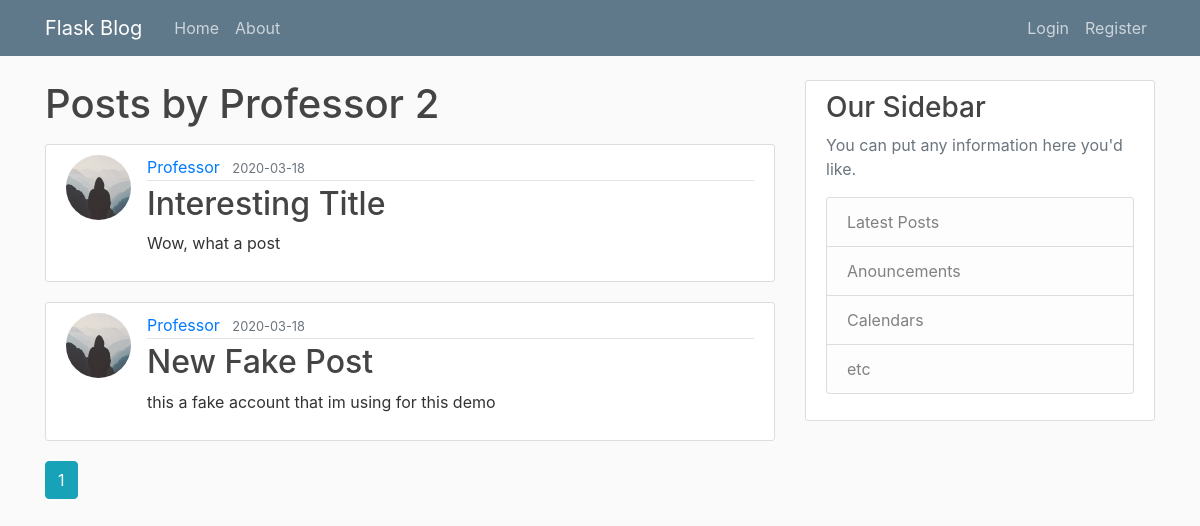
/user/Professor, run on an earlier commit of the app's database.
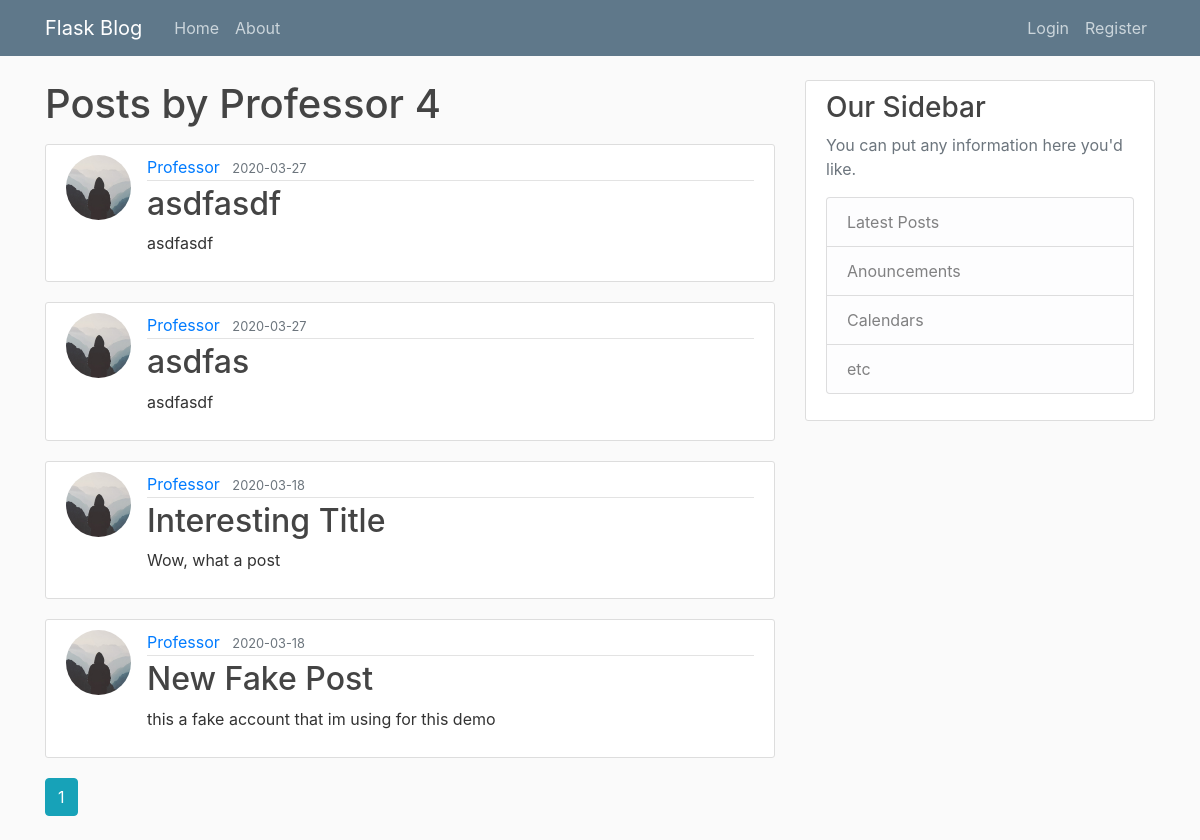
And on a later commit of the database.
### flaskblog/models.py (models this page shows, shortened)
class Post(db.Model):
    id = db.Column(db.Integer, primary_key=True)
    title = db.Column(db.String(100), nullable=False)
    date_posted = db.Column(db.DateTime, nullable=False, default=datetime.utcnow)
    content = db.Column(db.Text, nullable=False)
    user_id = db.Column(db.Integer, db.ForeignKey('user.id'), nullable=False)

class User(db.Model, UserMixin):
    id = db.Column(db.Integer, primary_key=True)
    username = db.Column(db.String(25), unique=True, nullable=False)
    email = db.Column(db.String(25), unique=True, nullable=False)
    image_file = db.Column(db.String(20), nullable=False, default='default.jpg')
    password = db.Column(db.String(60), nullable=False)
    user_type = db.Column(db.String(20), nullable=False, default='staff')
    posts = db.relationship('Post', backref='author', lazy=True)

### flaskblog/users/routes.py (the view)
@users.route("/user/<string:username>")
def user_posts(username):
    page = request.args.get('page', 1, type=int)
    user = User.query.filter_by(username=username).first_or_404()
    posts = Post.query.filter_by(author=user)\
        .order_by(Post.date_posted.desc())\
        .paginate(page=page, per_page=5)
    return render_template('user_posts.html', posts=posts, user=user)

### flaskblog/templates/user_posts.html
{% extends "layout.html"  %}
{% block content %}
    <h1 class="mb-3">Posts by {{ user.username }} {{ posts.total }}</h1>
    {% for post in posts.items %}
        <article class="media content-section">
            <img class="rounded-circle article-img" src="{{ url_for('static', filename='profile_pics/' + post.author.image_file) }}">
            <div class="media-body">
                <div class="article-metadata">
                    <a class="mr-2" href="{{ url_for('users.user_posts', username=post.author.username) }}">{{ post.author.username }}</a>
                    <small class="text-muted">{{ post.date_posted.strftime('%Y-%m-%d') }}</small>
                </div>
                <h2><a class="article-title" href="{{ url_for('posts.post', post_id=post.id) }}">{{ post.title }}</a></h2>
                <p class="article-content">{{ post.content }}</p>
            </div>
        </article>
    {% endfor %}
    {% for page_num in posts.iter_pages(left_edge=1, right_edge=1, left_current=1, right_current=2) %}
        {% if page_num %}
            {% if posts.page == page_num %}
                <a class="btn btn-info mb-4" href="{{ url_for('users.user_posts', username=user.username, page=page_num) }}">{{ page_num }}</a>
            {% else %}
                <a class="btn btn-outline-info mb-4" href="{{ url_for('users.user_posts', username=user.username, page=page_num) }}">{{ page_num }}</a>
            {% endif %}
        {% else %}
            ...
        {% endif %}
    {% endfor %}
{% endblock content%}

What changed in the data, as far as the page shows it:
added Post: image_file (placeholder picture), author.username "Professor", date_posted "2020-03-27", title "asdfasdf", content "asdfasdf"
added Post: image_file (placeholder picture), author.username "Professor", date_posted "2020-03-27", title "asdfas", content "asdfasdf"
Also different on the page:
{{ posts.total }}: "2" → "4"
